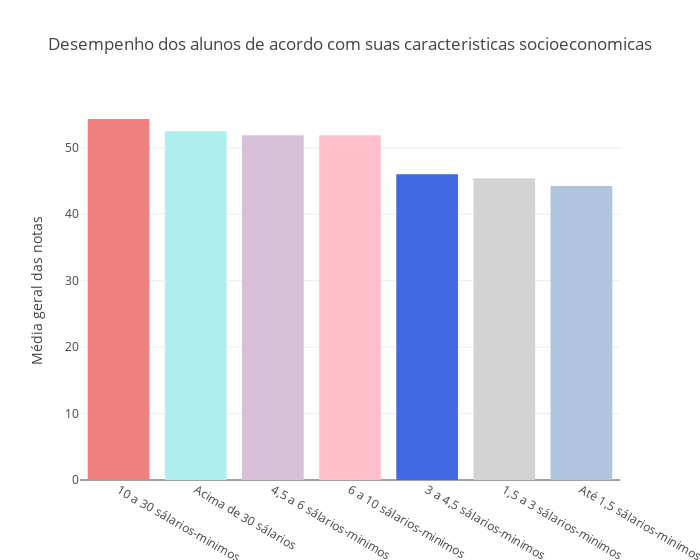

The notebook cell this image was saved under:
### Markdown cell above
##### A nota geral do aluno no ENADE é influenciada por características socioeconômicas do mesmo?

### Code cell
dados_nordeste_publicas = dados_nordeste[dados_nordeste["QE_I08_Convertido"] != "Não informado"]
order_q08 = pd.DataFrame(dados_nordeste_publicas.groupby('QE_I08_Convertido')['NT_GER'].mean()).reset_index(
        ).sort_values(by='NT_GER', ascending=False)

layout = go.Layout(
    title=go.layout.Title(
        text='Desempenho dos alunos de acordo com suas caracteristicas socioeconomicas',
        x=0.5
    ),
    yaxis=go.layout.YAxis(
        title=go.layout.yaxis.Title(
            text='Média geral das notas',
            )
    ),
    width=700)

fig = go.Figure(layout=layout)
fig.add_trace(go.Bar(
            x=order_q08_publicas["QE_I08_Convertido"],
            y=order_q08_publicas["NT_GER"],
            marker_color=["#F08080", "#AFEEEE","#D8BFD8","#FFC0CB","#4169E1", "#D3D3D3", "#B0C4DE"],
    ))

iplot(fig)

### Figure 1 — Plotly figure (JSON) as saved in the notebook; plotly's stock layout.template omitted (floating-point values rounded to 4 significant figures)
{"data": [{"marker": {"color": ["#F08080", "#AFEEEE", "#D8BFD8", "#FFC0CB", "#4169E1", "#D3D3D3", "#B0C4DE"]}, "type": "bar", "uid": "d828ca50-73d5-4a85-99c7-50accc3ed822", "x": ["10 a 30 sálarios-minimos", "Acima de 30 sálarios", "4,5 a 6 sálarios-minimos", "6 a 10 sálarios-minimos", "3 a 4,5 sálarios-minimos", "1,5 a 3 sálarios-minimos", "Até 1,5 sálarios-minimos"], "y": [54.33, 52.49, 51.9, 51.87, 46.03, 45.42, 44.24]}], "layout": {"title": {"text": "Desempenho dos alunos de acordo com suas caracteristicas socioeconomicas", "x": 0.5}, "width": 700, "yaxis": {"title": {"text": "Média geral das notas"}}}}
